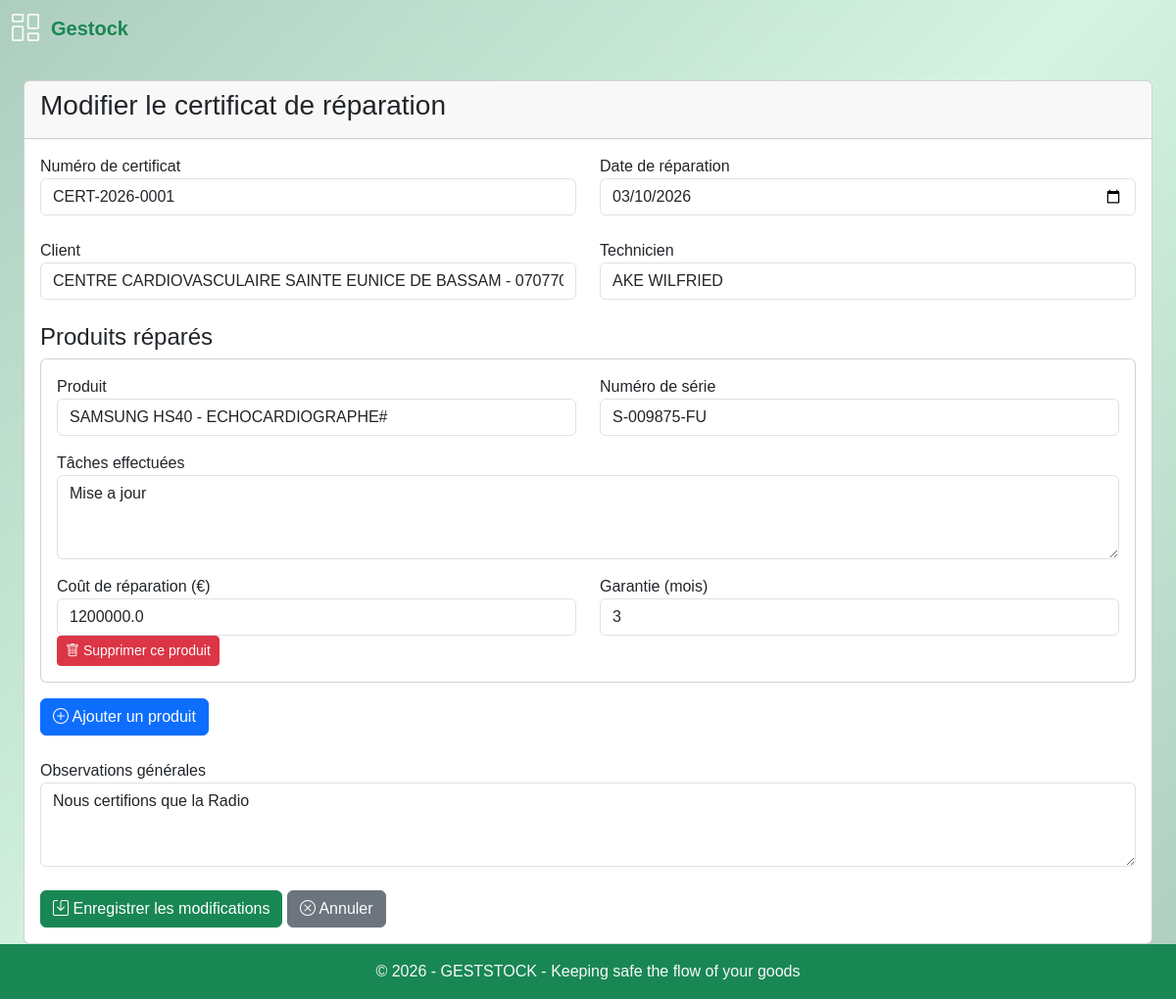
Screenshot of /certificats/1/modifier with the database file from the repository.
### models.py (models this page shows, shortened)
class CertificatReparation(db.Model):
    __tablename__ = "certificat_reparation"
    id = db.Column(db.Integer, primary_key=True)
    numero_certificat = db.Column(db.String(50), unique=True, nullable=False, index=True)
    date_creation = db.Column(db.DateTime, default=datetime.utcnow)
    date_reparation = db.Column(db.Date, nullable=False)
    observations = db.Column(db.Text)
    technicien = db.Column(db.String(100))
    client_id = db.Column(db.Integer, db.ForeignKey('client.id'), nullable=False)
    client = db.relationship('Client', backref='certificats_reparation')
    reparations = db.relationship('ReparationDetail', back_populates='certificat',
                                  cascade='all, delete-orphan', lazy='joined')

class ReparationDetail(db.Model):
    __tablename__ = "reparation_detail"
    id = db.Column(db.Integer, primary_key=True)
    taches_effectuees = db.Column(db.Text, nullable=False)
    cout_reparation = db.Column(db.Float, default=0.0)
    garantie_mois = db.Column(db.Integer, default=3)
    numero_serie = db.Column(db.String(100), nullable=False)
    certificat_id = db.Column(db.Integer, db.ForeignKey('certificat_reparation.id'), nullable=False)
    produit_id = db.Column(db.Integer, db.ForeignKey('produit.id'), nullable=False)
    certificat = db.relationship('CertificatReparation', back_populates='reparations')
    produit = db.relationship('Produit', backref='reparations')

### routes.py (the view, shortened to what this page needs)
@app.route('/certificats/<int:id>/modifier', methods=['GET', 'POST'])
def modifier_certificat(id):
    certificat = CertificatReparation.query.get_or_404(id)
    form = CertificatReparationForm(obj=certificat, certificat_id=id)
    form.client_id.choices = [(0, 'Choisir un client')] + [
        (c.id, f"{c.nom_client} - {c.telephone}") for c in Client.query.order_by(Client.nom_client).all()
    ]
    produits = Produit.query.order_by(Produit.marque, Produit.model, Produit.nom_produit).all()
    produits_choices = [(0, 'Choisir un produit')] + [
        (p.id, f"{p.marque} {p.model} - {p.nom_produit}") for p in produits
    ]
    if request.method == 'GET':
        form.reparations = []
        for reparation in certificat.reparations:
            reparation_form = ReparationDetailForm()
            reparation_form.produit_id.choices = produits_choices
            reparation_form.produit_id.data = reparation.produit_id
            reparation_form.numero_serie.data = reparation.numero_serie
            reparation_form.taches_effectuees.data = reparation.taches_effectuees
            reparation_form.cout_reparation.data = reparation.cout_reparation
            reparation_form.garantie_mois.data = reparation.garantie_mois
            reparation_form.id.data = reparation.id
            form.reparations.append(reparation_form)
        if len(form.reparations) == 0:
            empty_form = ReparationDetailForm()
            empty_form.produit_id.choices = produits_choices
            form.reparations.append(empty_form)
    return render_template('certificats_modifier.html',
                         form=form,
                         certificat=certificat,
                         produits=produits,
                         produits_choices=produits_choices)

### forms.py (shortened to what this page needs)
class CertificatReparationForm(FlaskForm):
    numero_certificat = StringField('Numéro de certificat',
                                   validators=[Optional()],
                                   render_kw={"readonly": True})
    date_reparation = DateField('Date de réparation',
                               validators=[DataRequired()],
                               format='%Y-%m-%d')
    client_id = SelectField('Client', coerce=int, validators=[DataRequired()])
    observations = TextAreaField('Observations générales', validators=[Optional()])
    technicien = StringField('Technicien', validators=[Optional(), Length(max=100)])
    reparations = FieldList(FormField(ReparationDetailForm), min_entries=1)
    def __init__(self, *args, **kwargs):
        self.certificat_id = kwargs.pop('certificat_id', None)
        super(CertificatReparationForm, self).__init__(*args, **kwargs)

class ReparationDetailForm(FlaskForm):
    class Meta:
        csrf = True
    produit_id = SelectField('Produit', coerce=int, validators=[DataRequired()])
    numero_serie = StringField('Numéro de série',
                              validators=[DataRequired(), Length(min=1, max=100)],
                              render_kw={"placeholder": "Ex: SN-2024-001"})
    taches_effectuees = TextAreaField('Tâches effectuées',
                                     validators=[DataRequired(), Length(min=5)],
                                     render_kw={"rows": 3})
    cout_reparation = FloatField('Coût de réparation (€)', default=0.0, validators=[Optional()])
    garantie_mois = IntegerField('Garantie (mois)', default=3, validators=[Optional()])
    id = HiddenField()
    def __init__(self, *args, **kwargs):
        super(ReparationDetailForm, self).__init__(*args, **kwargs)
        self.produit_id.choices = [(0, 'Chargement...')]

### app.py (called while the page is built)
@app.after_request
def close_db_connection(response):
    try:
        db.session.close()
    except:
        pass
    return response

### routes.py (called while the page is built)
@app.after_request
def disable_cache(response):
    response.headers["Cache-Control"] = "no-store, no-cache, must-revalidate, private"
    response.headers["Pragma"] = "no-cache"
    response.headers["Expires"] = "0"
    return response

@app.context_processor
def utility_processor():
    def is_active(prefix):
        return request.endpoint and prefix in request.endpoint
    return dict(is_active=is_active)

### templates/certificats_modifier.html (shortened to what this page needs)
{% extends "base.html" %}
{% block content %}
<div class="container-fluid mt-4">
    <div class="row">
        <div class="col-12">
            <div class="card">
                <div class="card-header">
                    <h3>Modifier le certificat de réparation</h3>
                </div>
                <div class="card-body">
                    <form method="POST" id="certificatForm">
                        <div class="row mb-4">
                            <div class="col-md-6">
                                <div class="form-group">
                                    {{ form.numero_certificat.label }}
                                    {{ form.numero_certificat(class="form-control", readonly=true) }}
                                </div>
                            </div>
                            <div class="col-md-6">
                                <div class="form-group">
                                    {{ form.date_reparation.label }}
                                    {{ form.date_reparation(class="form-control", type="date") }}
                                </div>
                            </div>
                        </div>
                        <div class="row mb-4">
                            <div class="col-md-6">
                                <div class="form-group">
                                    {{ form.client_id.label }}
                                    {{ form.client_id(class="form-control") }}
                                </div>
                            </div>
                            <div class="col-md-6">
                                <div class="form-group">
                                    {{ form.technicien.label }}
                                    {{ form.technicien(class="form-control") }}
                                </div>
                            </div>
                        </div>
                        <div class="mb-4">
                            <h4>Produits réparés</h4>
                            <div id="reparations-container">
                                {% for reparation in form.reparations %}
                                <div class="reparation-item card mb-3" data-index="{{ loop.index0 }}">
                                    <div class="card-body">
                                        <div class="row">
                                            <div class="col-md-6">
                                                <div class="form-group">
                                                    {{ reparation.produit_id.label }}
                                                    {{ reparation.produit_id(class="form-control produit-select") }}
                                                </div>
                                            </div>
                                            <div class="col-md-6">
                                                <div class="form-group">
                                                    {{ reparation.numero_serie.label }}
                                                    {{ reparation.numero_serie(class="form-control") }}
                                                </div>
                                            </div>
                                        </div>
                                        <div class="row mt-3">
                                            <div class="col-md-12">
                                                <div class="form-group">
                                                    {{ reparation.taches_effectuees.label }}
                                                    {{ reparation.taches_effectuees(class="form-control", rows=3) }}
                                                </div>
                                            </div>
                                        </div>
                                        <div class="row mt-3">
                                            <div class="col-md-6">
                                                <div class="form-group">
                                                    {{ reparation.cout_reparation.label }}
                                                    {{ reparation.cout_reparation(class="form-control", step="0.01") }}
                                                </div>
                                            </div>
                                            <div class="col-md-6">
                                                <div class="form-group">
                                                    {{ reparation.garantie_mois.label }}
                                                    {{ reparation.garantie_mois(class="form-control") }}
                                                </div>
                                            </div>
                                        </div>
                                        <button type="button" class="btn btn-danger btn-sm remove-reparation">
                                            <i class="bi bi-trash"></i> Supprimer ce produit
                                        </button>
                                    </div>
                                </div>
                                {% endfor %}
                            </div>
                            <button type="button" class="btn btn-primary" id="add-reparation">
                                <i class="bi bi-plus-circle"></i> Ajouter un produit
                            </button>
                        </div>
                        <div class="mb-4">
                            <div class="form-group">
                                {{ form.observations.label }}
                                {{ form.observations(class="form-control", rows=3) }}
                            </div>
                        </div>
                        <div class="form-group">
                            <button type="submit" class="btn btn-success">
                                <i class="bi bi-save"></i> Enregistrer les modifications
                            </button>
                            <a href="{{ url_for('voir_certificat', id=certificat.id) }}" class="btn btn-secondary">
                                <i class="bi bi-x-circle"></i> Annuler
                            </a>
                        </div>
                    </form>
                </div>
            </div>
        </div>
    </div>
</div>
{% endblock %}

### static/style/styles.css (style rules this page uses)
html { height: 100%; }
body { margin: 0; font-family: Arial, sans-serif; }
.bg-gradient-success { background: linear-gradient(135deg, #adcdbf, #d5f5e2, #adcdbf); }

### rows the page displays
CertificatReparation: numero_certificat "CERT-2026-0001", date_reparation "03/10/2026", client_id "CENTRE CARDIOVASCULAIRE SAINTE EUNICE DE BASSAM - 0707708413", technicien "AKE WILFRIED", observations "Nous certifions que la Radio"
ReparationDetail: produit_id "SAMSUNG HS40 - ECHOCARDIOGRAPHE#", numero_serie "S-009875-FU", taches_effectuees "Mise a jour", cout_reparation "1200000.0", garantie_mois "3"

### other values shown
{{ reparation.produit_id.label }} "Produit"
{{ reparation.numero_serie.label }} "Numéro de série"
{{ reparation.taches_effectuees.label }} "Tâches effectuées"
{{ reparation.cout_reparation.label }} "Coût de réparation (€)"
{{ reparation.garantie_mois.label }} "Garantie (mois)"
